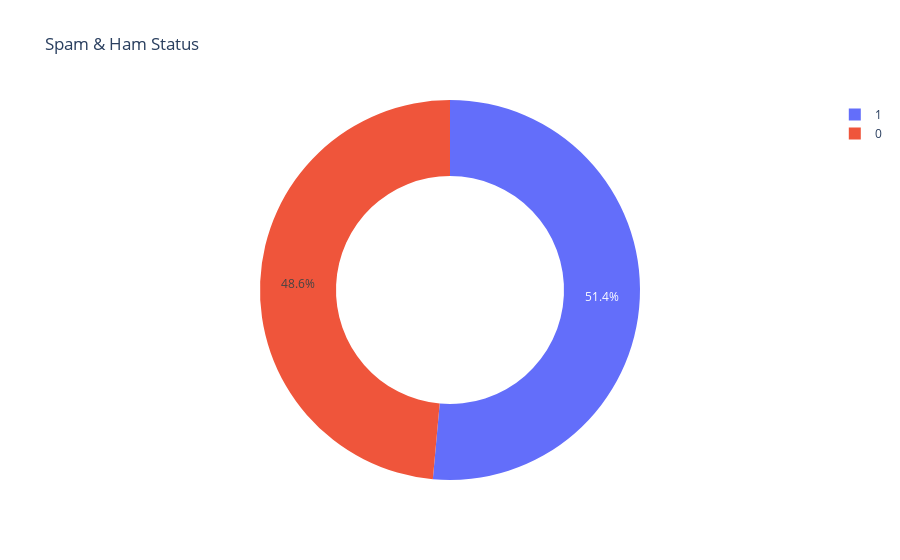

Notebook code cell kept with this figure:
### Code cell
label_Status = data["label"].value_counts()
transactions = label_Status.index
quantity = label_Status.values

figure = px.pie(data, 
             values=quantity, 
             names=transactions, hole =.60, 
             title="Spam & Ham Status")
figure.show()

### Figure 1 — Plotly figure (JSON) as saved in the notebook; plotly's stock layout.template omitted (floating-point values rounded to 4 significant figures)
{"data": [{"domain": {"x": [0, 1], "y": [0, 1]}, "hole": 0.6, "hovertemplate": "label=%{label}<br>value=%{value}<extra></extra>", "labels": [1, 0], "legendgroup": "", "name": "", "showlegend": true, "type": "pie", "values": [37106, 35028]}], "layout": {"legend": {"tracegroupgap": 0}, "title": {"text": "Spam & Ham Status"}}}
